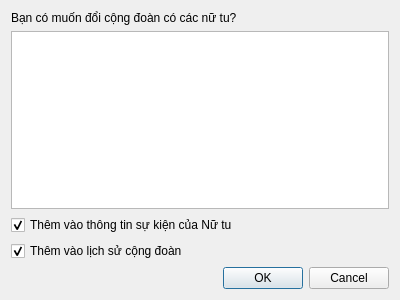
<?xml version="1.0" encoding="UTF-8"?>
<ui version="4.0">
 <class>DlgConfirmUpdatePeopleComm</class>
 <widget class="QDialog" name="DlgConfirmUpdatePeopleComm">
  <property name="geometry">
   <rect>
    <x>0</x>
    <y>0</y>
    <width>400</width>
    <height>300</height>
   </rect>
  </property>
  <property name="windowTitle">
   <string>Đổi Cộng đoàn</string>
  </property>
  <layout class="QVBoxLayout" name="verticalLayout_2">
   <item>
    <layout class="QVBoxLayout" name="verticalLayout">
     <item>
      <widget class="QLabel" name="lblTitle">
       <property name="text">
        <string>Bạn có muốn đổi cộng đoàn có các nữ tu?</string>
       </property>
      </widget>
     </item>
     <item>
      <widget class="QPlainTextEdit" name="txtPeopleList">
       <property name="readOnly">
        <bool>true</bool>
       </property>
      </widget>
     </item>
     <item>
      <widget class="QCheckBox" name="chkPersonEvent">
       <property name="text">
        <string>Thêm vào thông tin sự kiện của Nữ tu</string>
       </property>
       <property name="checked">
        <bool>true</bool>
       </property>
      </widget>
     </item>
     <item>
      <widget class="QCheckBox" name="chkCommunityHistory">
       <property name="text">
        <string>Thêm vào lịch sử cộng đoàn</string>
       </property>
       <property name="checked">
        <bool>true</bool>
       </property>
      </widget>
     </item>
    </layout>
   </item>
   <item>
    <widget class="QDialogButtonBox" name="buttonBox">
     <property name="orientation">
      <enum>Qt::Horizontal</enum>
     </property>
     <property name="standardButtons">
      <set>QDialogButtonBox::Cancel|QDialogButtonBox::Ok</set>
     </property>
    </widget>
   </item>
  </layout>
 </widget>
 <resources/>
 <connections>
  <connection>
   <sender>buttonBox</sender>
   <signal>accepted()</signal>
   <receiver>DlgConfirmUpdatePeopleComm</receiver>
   <slot>accept()</slot>
   <hints>
    <hint type="sourcelabel">
     <x>248</x>
     <y>254</y>
    </hint>
    <hint type="destinationlabel">
     <x>157</x>
     <y>274</y>
    </hint>
   </hints>
  </connection>
  <connection>
   <sender>buttonBox</sender>
   <signal>rejected()</signal>
   <receiver>DlgConfirmUpdatePeopleComm</receiver>
   <slot>reject()</slot>
   <hints>
    <hint type="sourcelabel">
     <x>316</x>
     <y>260</y>
    </hint>
    <hint type="destinationlabel">
     <x>286</x>
     <y>274</y>
    </hint>
   </hints>
  </connection>
 </connections>
</ui>
